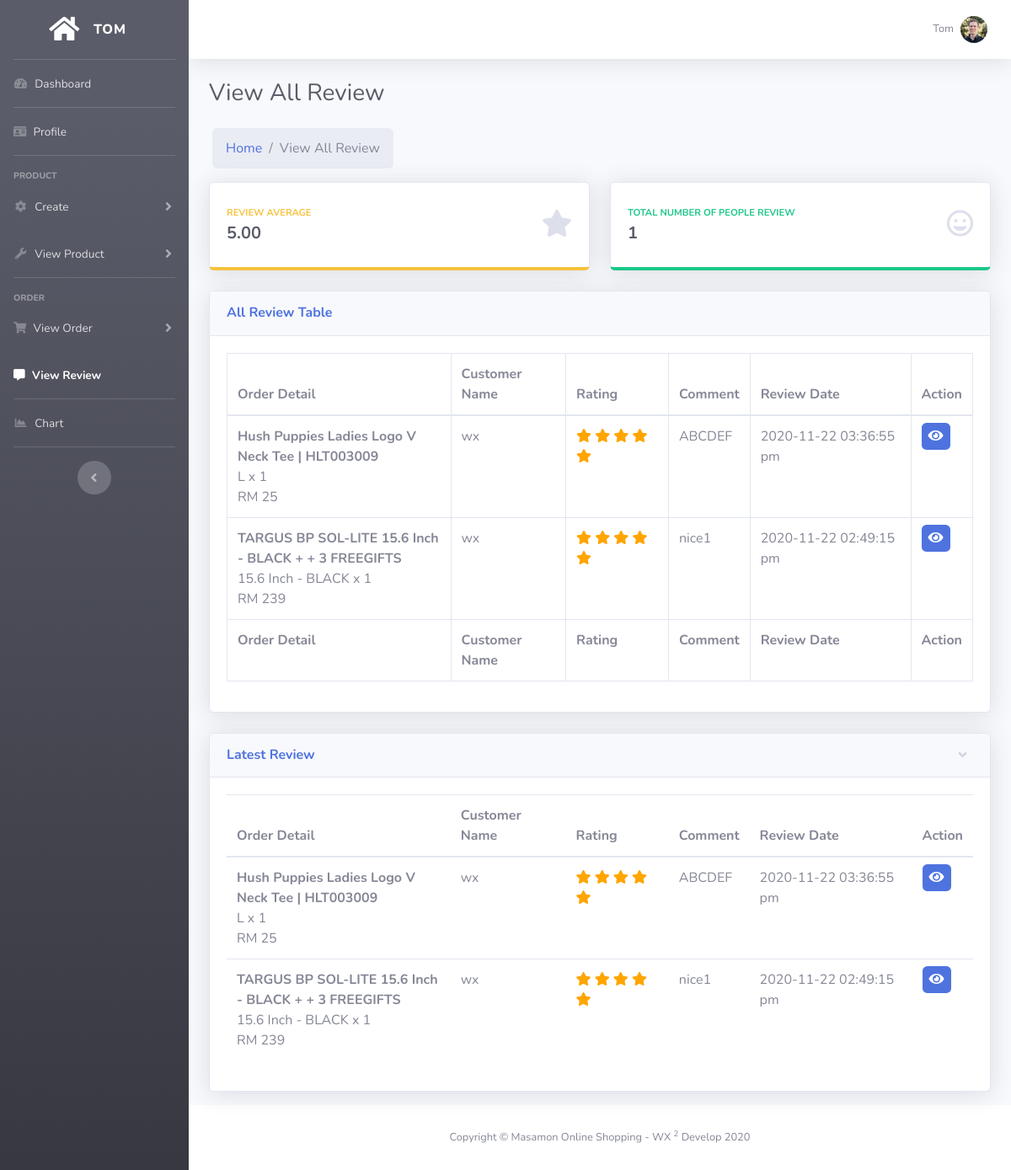
Page /business/viewAllReview.php (signed in) on the earlier database version.
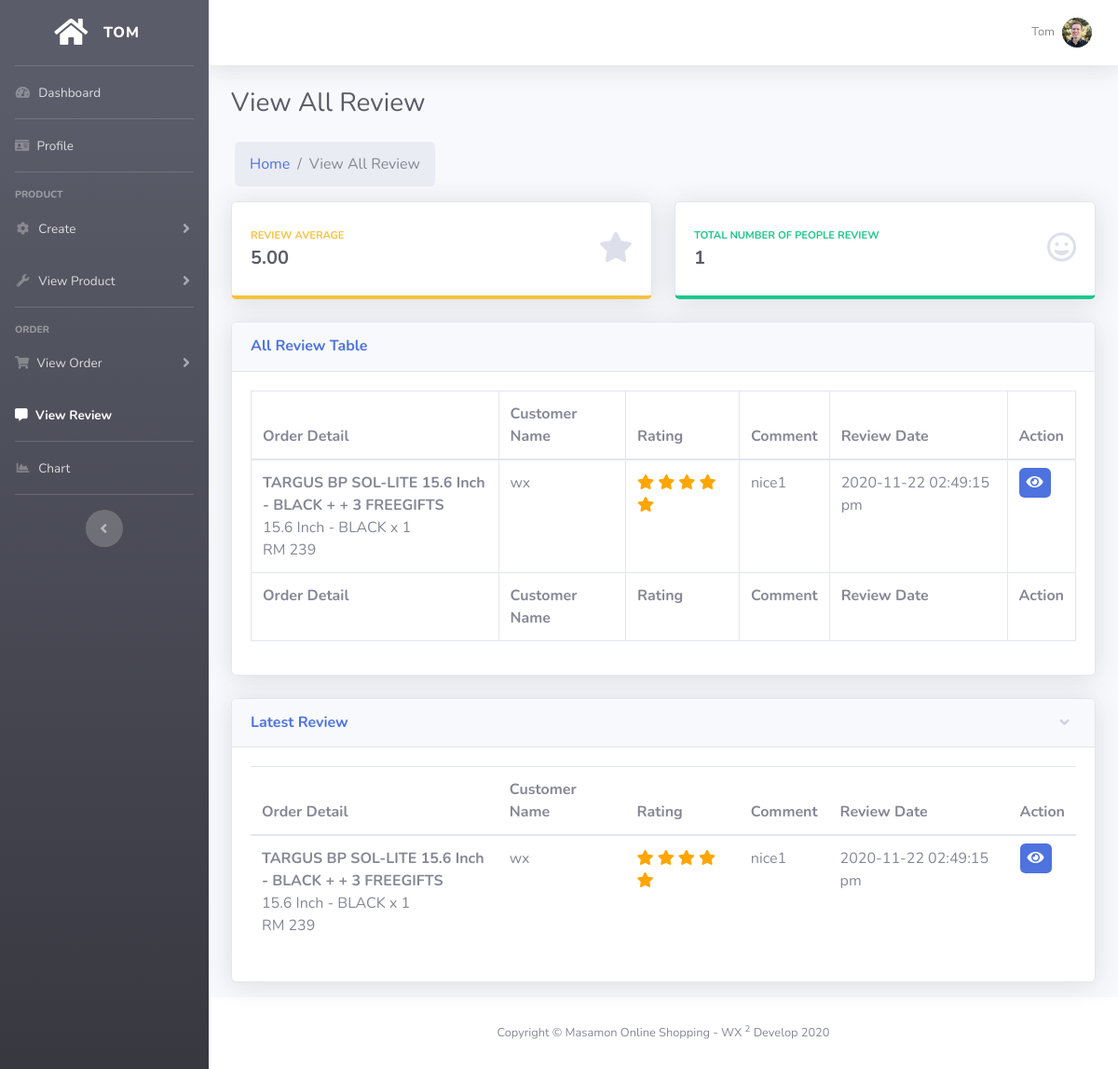
Same page on the later database version.
### tables this page shows
CREATE TABLE `rating` (
  `ratingId` varchar(255) NOT NULL,
  `userId` varchar(255) NOT NULL,
  `commentId` varchar(255) NOT NULL,
  `cartIntegrationId` varchar(255) NOT NULL,
  `productId` varchar(255) NOT NULL,
  `ratingValue` int(5) NOT NULL,
  `created_time` timestamp NULL DEFAULT NULL,
  `update_time` timestamp NULL DEFAULT NULL
);

CREATE TABLE `product` (
  `id` varchar(255) NOT NULL,
  `name` varchar(255) NOT NULL,
  `price` double(10,2) NOT NULL,
  `description` text NOT NULL,
  `coverImage` varchar(255) NOT NULL,
  `color` varchar(255) NOT NULL,
  `brand` varchar(255) NOT NULL,
  `material` varchar(255) NOT NULL,
  `gender` varchar(6) NOT NULL,
  `soldRecord` int(255) NOT NULL,
  `sellerId` varchar(255) NOT NULL,
  `InventoryId` varchar(255) NOT NULL,
  `categoryId` varchar(255) NOT NULL,
  `auctionStatus` varchar(255) NOT NULL,
  `auctionId` varchar(255) NOT NULL,
  `auctionDueDate` datetime NOT NULL,
  `date` date NOT NULL,
  `imagesId` varchar(255) NOT NULL,
  `state` varchar(255) NOT NULL,
  `auctionEnd` varchar(255) NOT NULL,
  `created_time` timestamp NULL DEFAULT NULL,
  `uploadTime` timestamp NOT NULL DEFAULT current_timestamp()
);

CREATE TABLE `cartintegration` (
  `cartIntegrationId` varchar(255) NOT NULL,
  `cartId` varchar(255) NOT NULL,
  `productId` varchar(255) NOT NULL,
  `userId` varchar(255) NOT NULL,
  `sellerId` varchar(255) NOT NULL,
  `variation` varchar(255) NOT NULL,
  `quantity` int(255) NOT NULL,
  `status` varchar(255) NOT NULL,
  `returnRequest` int(5) NOT NULL COMMENT '0:yes, 1:no	',
  `cancelRequest` int(5) NOT NULL COMMENT '0:yes, 1:no	',
  `detentionPeriod` timestamp NULL DEFAULT NULL,
  `created_time` timestamp NULL DEFAULT NULL,
  `update_time` timestamp NULL DEFAULT NULL
);

CREATE TABLE `user` (
  `userId` varchar(255) NOT NULL,
  `userName` varchar(255) NOT NULL,
  `firstName` varchar(255) NOT NULL,
  `lastName` varchar(255) NOT NULL,
  `email` varchar(255) NOT NULL,
  `phoneNo` int(11) NOT NULL,
  `gender` varchar(6) NOT NULL,
  `birthday` date NOT NULL,
  `image` varchar(255) NOT NULL,
  `password` varchar(255) NOT NULL,
  `create_date` timestamp NULL DEFAULT NULL,
  `lastLogin` timestamp NOT NULL DEFAULT current_timestamp()
);

CREATE TABLE `comment` (
  `commentId` varchar(255) NOT NULL,
  `ratingId` varchar(255) NOT NULL,
  `comment_personId` varchar(255) NOT NULL,
  `commentText` varchar(255) NOT NULL,
  `created_time` timestamp NULL DEFAULT NULL,
  `update_time` timestamp NULL DEFAULT NULL
);

### business/viewAllReview.php (the view, shortened to what the changed rows need)
<?php
  include("../config.php");
  $sellerId = $_SESSION['sellerId'];
?>
<!DOCTYPE html>
<html lang="en">
<head>
  <link href="../vendor/fontawesome-free/css/all.min.css" rel="stylesheet" type="text/css">
  <link href="../css/sb-admin-2.min.css" rel="stylesheet">
</head>
<body id="page-top">
  <div id="wrapper">
    <div id="content-wrapper" class="d-flex flex-column">
      <div id="content">
        <div class="container-fluid">
          <div class="d-sm-flex align-items-center justify-content-between mb-4">
            <h1 class="h3 mb-0 text-gray-800">View All Review</h1>
          </div>
          <div class="row">
                <div class="col-lg-12">
                    <div class="card shadow mb-4">
                        <div class="card-body">
                            <div class="table-responsive">
                                <table class="table table-bordered" id="dataTable" width="100%" cellspacing="0">
                                    <thead>
                                        <tr>
                                          <th>Order Detail</th>
                                          <th>Customer Name</th>
                                          <th>Rating</th>
                                          <th>Comment</th>
                                          <th>Review Date</th>
                                          <th>Action</th>
                                        </tr>
                                    </thead>
                                    <tfoot>
                                        <tr>
                                          <th>Order Detail</th>
                                          <th>Customer Name</th>
                                          <th>Rating</th>
                                          <th>Comment</th>
                                          <th>Review Date</th>
                                          <th>Action</th>
                                        </tr>
                                    </tfoot>
                                    <tbody>
                                        <?php
                                            $showReview = "SELECT rating.*, product.*, cartintegration.*, comment.*, user.userName, rating.created_time AS 'ratingDate', orderlist.orderId FROM `rating` LEFT JOIN `comment` ON rating.commentId = comment.commentId LEFT JOIN `user` ON rating.userId = user.userId LEFT JOIN cartintegration ON rating.cartIntegrationId = cartintegration.cartIntegrationId LEFT JOIN product ON cartintegration.productId = product.id LEFT JOIN orderlist ON cartintegration.cartId = orderlist.cartId WHERE cartintegration.sellerId = '$sellerId' ORDER BY rating.ratingValue DESC";
                                            $resultShowReview = $conn->query($showReview);
                                            if($resultShowReview->num_rows > 0){
                                              while($row = $resultShowReview->fetch_assoc()){
                                                $ratingDate = date('Y-m-d h:i:s a', strtotime($row['ratingDate']));
                                        ?>
                                        <tr>
                                            <td style="width:30%">
                                                <span class="font-weight-bold"><?php echo $row['name'];?></span> <br>
                                                <span class="text-secondary"><?php echo $row['variation'];?></span>
                                                <span class="text-secondary"> x <?php echo $row['quantity'];?></span> <br>
                                                <span class="text-secondary">RM <?php echo $row['quantity'] * $row['price'];?></span>
                                            </td>
                                            <td><?php echo $row['userName']; ?></td>
                                            <td>
                                              <?php
                                                  for($x=0; $x<$row['ratingValue']; $x++){
                                              ?>
                                                      <span class="fa fa-star displaystar checked"></span>
                                              <?php
                                                  }
                                              ?>
                                            </td>
                                            <td><?php echo $row['commentText']; ?></td>
                                            <td><?php echo $ratingDate; ?></td>
                                            <td>
                                                <a href="orderDetail.php?orderId=<?php echo $row['orderId'];?>&cartIntegrationId=<?php echo $row['cartIntegrationId'];?>" class=" btn-primary rounded" data-toggle="tooltip" data-placement="top" title="View Detail" style="padding: 5px 8px;">
                                                  <i class="fas fa-eye"></i>
                                                </a>
                                            </td>
                                        </tr>
                                        <?php
                                              }
                                            }else{
                                        ?>
                                            <td colspan="6" class="text-center"> No More Review Yet</td>
                                        <?php
                                            }
                                        ?>
                                    </tbody>
                                </table>
                            </div>
                        </div>
                    </div>
                </div>
          </div>
          <div class="row">
              <div class="col-lg-12 mb-2">
                <div class="card shadow mb-2">
                  <div class="collapse show" id="collapseLatestCancel">
                    <div class="card-body">
                      <div class="table-responsive">
                        <table class="table table-hover" id="dataTable" width="100%" cellspacing="0">
                            <thead>
                                <tr>
                                  <th>Order Detail</th>
                                  <th>Customer Name</th>
                                  <th>Rating</th>
                                  <th>Comment</th>
                                  <th>Review Date</th>
                                  <th>Action</th>
                                </tr>
                            </thead>
                            <tbody>
                                <?php
                                    $showReview = "SELECT rating.*, product.*, cartintegration.*, comment.*, user.userName, rating.created_time AS 'ratingDate', orderlist.orderId FROM `rating` LEFT JOIN `comment` ON rating.commentId = comment.commentId LEFT JOIN `user` ON rating.userId = user.userId LEFT JOIN cartintegration ON rating.cartIntegrationId = cartintegration.cartIntegrationId LEFT JOIN product ON cartintegration.productId = product.id LEFT JOIN orderlist ON cartIntegration.cartId = orderlist.cartId WHERE cartintegration.sellerId = '$sellerId' ORDER BY rating.created_time DESC LIMIT 0,3";
                                    $resultShowReview = $conn->query($showReview);
                                    if($resultShowReview->num_rows > 0){
                                      while($row = $resultShowReview->fetch_assoc()){
                                        $ratingDate = date('Y-m-d h:i:s a', strtotime($row['ratingDate']));
                                ?>
                                <tr>
                                    <td style="width:30%">
                                        <span class="font-weight-bold"><?php echo $row['name'];?></span> <br>
                                        <span class="text-secondary"><?php echo $row['variation'];?></span>
                                        <span class="text-secondary"> x <?php echo $row['quantity'];?></span> <br>
                                        <span class="text-secondary">RM <?php echo $row['quantity'] * $row['price'];?></span>
                                    </td>
                                    <td><?php echo $row['userName']; ?></td>
                                    <td>
                                        <?php
                                            for($x=0; $x<$row['ratingValue']; $x++){
                                        ?>
                                                <span class="fa fa-star displaystar checked"></span>
                                        <?php
                                            }
                                        ?>
                                    </td>
                                    <td><?php echo $row['commentText']; ?></td>
                                    <td><?php echo $ratingDate; ?></td>
                                    <td>
                                        <a href="orderDetail.php?orderId=<?php echo $row['orderId'];?>&cartIntegrationId=<?php echo $row['cartIntegrationId'];?>" class=" btn-primary rounded" data-toggle="tooltip" data-placement="top" title="View Detail" style="padding: 5px 8px;">
                                          <i class="fas fa-eye"></i>
                                        </a>
                                    </td>
                                </tr>
                                <?php
                                      }
                                    }else{
                                ?>
                                    <td colspan="6" class="text-center"> No More Review Yet</td>
                                <?php
                                    }
                                ?>
                            </tbody>
                        </table>
                      </div>
                    </div>
                  </div>
                </div>
              </div>
          </div>
        </div>
      </div>
    </div>
  </div>
</body>
</html>

Differences in the rows shown:
removed rating: productId.name "Hush Puppies Ladies Logo V Neck Tee | HLT003009", cartIntegrationId.variation "L", cartIntegrationId.quantity "1", $row['quantity']*$row['price'] "25", userId.userName "wx", ratingValue 5 (drawn), commentId.commentText "ABCDEF", created_time "2020-11-22 03:36:55 pm"
